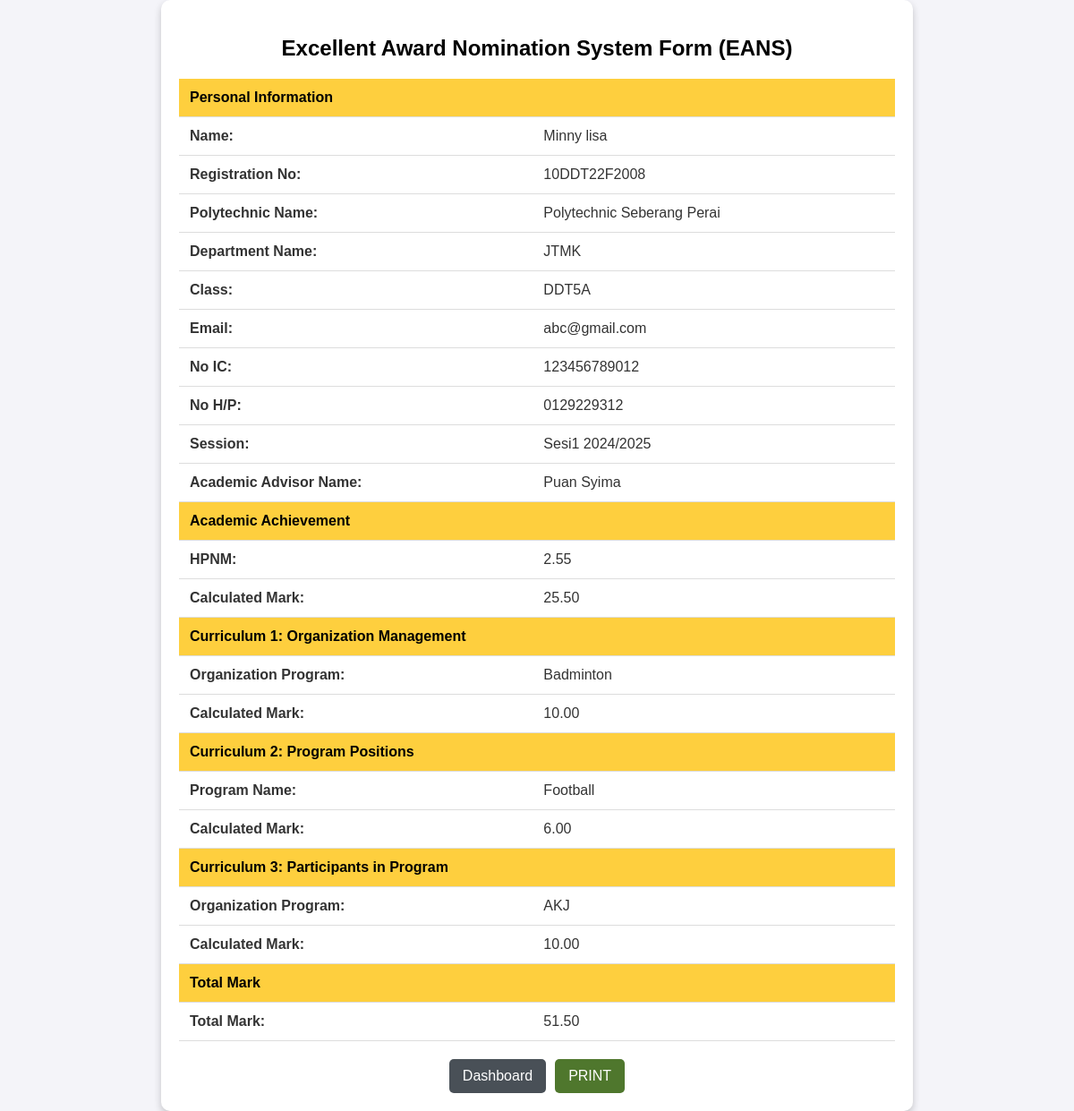
The page /view.php?id=197 on the database its author committed.
### tables this page shows
CREATE TABLE `scoring` (
  `id` int(11) NOT NULL,
  `name` varchar(100) NOT NULL,
  `created_at` timestamp NOT NULL DEFAULT current_timestamp() ON UPDATE current_timestamp(),
  `reg_no` varchar(50) NOT NULL,
  `poly_name` varchar(100) NOT NULL,
  `dept_name` varchar(50) NOT NULL,
  `class` varchar(50) NOT NULL,
  `email` varchar(100) NOT NULL,
  `ic_no` varchar(20) NOT NULL,
  `phone_no` varchar(20) NOT NULL,
  `session` varchar(50) NOT NULL,
  `advisor_name` varchar(100) NOT NULL,
  `hpnm` decimal(4,2) NOT NULL,
  `calculated_mark` decimal(5,2) NOT NULL,
  `org_program` varchar(255) NOT NULL,
  `calculate1_mark` decimal(5,2) NOT NULL,
  `program_name` varchar(255) NOT NULL,
  `calculate2_mark` decimal(5,2) NOT NULL,
  `program_name3` varchar(255) NOT NULL,
  `calculate_k3_mark` decimal(5,2) NOT NULL,
  `image` varchar(255) NOT NULL,
  `uploaded_file` varchar(255) NOT NULL,
  `total_mark` decimal(5,2) NOT NULL,
  `status` enum('pending','approved','rejected') NOT NULL DEFAULT 'pending'
);

### view.php (the view, shortened to what this page needs)
<?php
include 'scoring_conn.php';
if (isset($_GET['id'])) {
    $id = $_GET['id'];
    $sql = "SELECT * FROM scoring WHERE id = ?";
    $stmt = $connection->prepare($sql);
    $stmt->bind_param("i", $id);
    $stmt->execute();
    $result = $stmt->get_result();
    if ($result->num_rows == 1) {
        $row = $result->fetch_assoc();
    } else {
        echo "Record not found.";
        exit;
    }
} else {
    echo "Invalid ID.";
    exit;
}
?>
<!DOCTYPE html>
<html lang="en">
<head>
</head>
<body>
    <div class="container">
        <h2>Excellent Award Nomination System Form (EANS)</h2>
        <table>
            <tr><th colspan="2">Personal Information</th></tr>
            <tr><td><strong>Name:</strong></td><td><?php echo htmlspecialchars($row['name']); ?></td></tr>
            <tr><td><strong>Registration No:</strong></td><td><?php echo htmlspecialchars($row['reg_no']); ?></td></tr>
            <tr><td><strong>Polytechnic Name:</strong></td><td><?php echo htmlspecialchars($row['poly_name']); ?></td></tr>
            <tr><td><strong>Department Name:</strong></td><td><?php echo htmlspecialchars($row['dept_name']); ?></td></tr>
            <tr><td><strong>Class:</strong></td><td><?php echo htmlspecialchars($row['class']); ?></td></tr>
            <tr><td><strong>Email:</strong></td><td><?php echo htmlspecialchars($row['email']); ?></td></tr>
            <tr><td><strong>No IC:</strong></td><td><?php echo htmlspecialchars($row['ic_no']); ?></td></tr>
            <tr><td><strong>No H/P:</strong></td><td><?php echo htmlspecialchars($row['phone_no']); ?></td></tr>
            <tr><td><strong>Session:</strong></td><td><?php echo htmlspecialchars($row['session']); ?></td></tr>
            <tr><td><strong>Academic Advisor Name:</strong></td><td><?php echo htmlspecialchars($row['advisor_name']); ?></td></tr>
            <tr><th colspan="2">Academic Achievement</th></tr>
            <tr><td><strong>HPNM:</strong></td><td><?php echo htmlspecialchars($row['hpnm']); ?></td></tr>
            <tr><td><strong>Calculated Mark:</strong></td><td><?php echo htmlspecialchars($row['calculated_mark']); ?></td></tr>
            <tr><th colspan="2">Curriculum 1: Organization Management</th></tr>
            <tr><td><strong>Organization Program:</strong></td><td><?php echo htmlspecialchars($row['org_program']); ?></td></tr>
            <tr><td><strong>Calculated Mark:</strong></td><td><?php echo isset($row['calculate1_mark']) ? htmlspecialchars($row['calculate1_mark']) : 'N/A'; ?></td></tr>
            <tr><th colspan="2">Curriculum 2: Program Positions</th></tr>
            <tr><td><strong>Program Name:</strong></td><td><?php echo htmlspecialchars($row['program_name']); ?></td></tr>
            <tr><td><strong>Calculated Mark:</strong></td><td><?php echo isset($row['calculate2_mark']) ? htmlspecialchars($row['calculate2_mark']) : 'N/A'; ?></td></tr>
            <tr><th colspan="2">Curriculum 3: Participants in Program</th></tr>
            <tr><td><strong>Organization Program:</strong></td><td><?php echo htmlspecialchars($row['program_name3']); ?></td></tr>
            <tr><td><strong>Calculated Mark:</strong></td><td><?php echo isset($row['calculate_k3_mark']) ? htmlspecialchars($row['calculate_k3_mark']) : 'N/A'; ?></td></tr>
            <tr><th colspan="2">Total Mark</th></tr>
            <tr><td><strong>Total Mark:</strong></td><td><?php echo htmlspecialchars($row['total_mark']); ?></td></tr>
        </table>
        <div class="button-container">
            <a href="tableindex.php" class="btn btn-back">Dashboard</a>
            <button class="btn btn-print" onclick="window.print()">PRINT</button>
        </div>
    </div>
</body>
</html>

### view.php (style rules this page uses)
body { font-family: Arial, sans-serif; background-color: #f4f4f9; color: #333; display: flex; justify-content: center; align-items: center; min-height: 100vh; margin: 0; }
.container { width: 90%; max-width: 800px; background-color: #fff; padding: 20px; border-radius: 10px; box-shadow: 0 4px 8px rgba(0, 0, 0, 0.2); }
h2 { text-align: center; color: Black; }
table { width: 100%; border-collapse: collapse; margin-top: 20px; }
th, td { padding: 12px; text-align: left; border-bottom: 1px solid #ddd; }
th { background-color: #fecf3e; color: black; font-weight: bold; }
.button-container { display: flex; justify-content: center; gap: 10px; margin-top: 20px; }
.btn { padding: 10px 15px; color: white; text-decoration: none; border-radius: 5px; font-size: 16px; border: none; cursor: pointer; transition: background-color 0.3s; }
.btn-back { background-color: #495057; }
.btn-print { background-color: #4f772d; }

### rows shown on the page
scoring: name "Minny lisa", reg_no "10DDT22F2008", poly_name "Polytechnic Seberang Perai", dept_name "JTMK", class "DDT5A", email "abc@gmail.com", ic_no "123456789012", phone_no "0129229312", session "Sesi1 2024/2025", advisor_name "Puan Syima", hpnm "2.55", calculated_mark "25.50", org_program "Badminton", calculate1_mark "10.00", program_name "Football", calculate2_mark "6.00", program_name3 "AKJ", calculate_k3_mark "10.00", total_mark "51.50"
